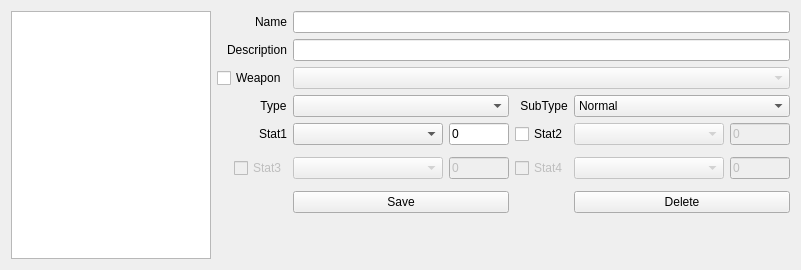
      <widget class="QWidget" name="tab_2">
       <attribute name="title">
        <string>Edit Mods</string>
       </attribute>
       <layout class="QGridLayout" name="gridLayout_4">
        <item row="6" column="3">
         <widget class="QLineEdit" name="mod_val3">
          <property name="enabled">
           <bool>false</bool>
          </property>
          <property name="minimumSize">
           <size>
            <width>60</width>
            <height>0</height>
           </size>
          </property>
          <property name="maximumSize">
           <size>
            <width>50</width>
            <height>16777215</height>
           </size>
          </property>
          <property name="text">
           <string>0</string>
          </property>
         </widget>
        </item>
        <item row="3" column="1" alignment="Qt::AlignRight">
         <widget class="QLabel" name="label_15">
          <property name="text">
           <string>Type</string>
          </property>
          <property name="alignment">
           <set>Qt::AlignCenter</set>
          </property>
         </widget>
        </item>
        <item row="6" column="1" alignment="Qt::AlignRight">
         <widget class="QCheckBox" name="mod_ena3">
          <property name="enabled">
           <bool>false</bool>
          </property>
          <property name="text">
           <string>Stat3</string>
          </property>
         </widget>
        </item>
        <item row="0" column="2" colspan="5">
         <widget class="QLineEdit" name="mod_name"/>
        </item>
        <item row="6" column="5">
         <widget class="QComboBox" name="mod_stat4">
          <property name="enabled">
           <bool>false</bool>
          </property>
          <property name="minimumSize">
           <size>
            <width>0</width>
            <height>0</height>
           </size>
          </property>
         </widget>
        </item>
        <item row="0" column="1" alignment="Qt::AlignRight">
         <widget class="QLabel" name="label_14">
          <property name="text">
           <string>Name</string>
          </property>
          <property name="alignment">
           <set>Qt::AlignCenter</set>
          </property>
         </widget>
        </item>
        <item row="4" column="3">
         <widget class="QLineEdit" name="mod_val1">
          <property name="minimumSize">
           <size>
            <width>60</width>
            <height>0</height>
           </size>
          </property>
          <property name="maximumSize">
           <size>
            <width>50</width>
            <height>16777215</height>
           </size>
          </property>
          <property name="text">
           <string>0</string>
          </property>
         </widget>
        </item>
        <item row="6" column="2">
         <widget class="QComboBox" name="mod_stat3">
          <property name="enabled">
           <bool>false</bool>
          </property>
          <property name="minimumSize">
           <size>
            <width>0</width>
            <height>0</height>
           </size>
          </property>
         </widget>
        </item>
        <item row="4" column="1" alignment="Qt::AlignRight">
         <widget class="QLabel" name="label_17">
          <property name="text">
           <string>Stat1</string>
          </property>
          <property name="alignment">
           <set>Qt::AlignCenter</set>
          </property>
         </widget>
        </item>
        <item row="0" column="0" rowspan="10">
         <widget class="QListWidget" name="mod_list">
          <property name="minimumSize">
           <size>
            <width>200</width>
            <height>0</height>
           </size>
          </property>
          <property name="maximumSize">
           <size>
            <width>200</width>
            <height>16777215</height>
           </size>
          </property>
          <property name="sortingEnabled">
           <bool>true</bool>
          </property>
         </widget>
        </item>
        <item row="2" column="1" alignment="Qt::AlignRight">
         <widget class="QCheckBox" name="mod_weapon">
          <property name="text">
           <string>Weapon</string>
          </property>
         </widget>
        </item>
        <item row="4" column="2">
         <widget class="QComboBox" name="mod_stat1">
          <property name="minimumSize">
           <size>
            <width>150</width>
            <height>0</height>
           </size>
          </property>
         </widget>
        </item>
        <item row="4" column="4" alignment="Qt::AlignRight">
         <widget class="QCheckBox" name="mod_ena2">
          <property name="text">
           <string>Stat2</string>
          </property>
         </widget>
        </item>
        <item row="9" column="1">
         <spacer name="verticalSpacer_2">
          <property name="orientation">
           <enum>Qt::Vertical</enum>
          </property>
          <property name="sizeHint" stdset="0">
           <size>
            <width>20</width>
            <height>40</height>
           </size>
          </property>
         </spacer>
        </item>
        <item row="4" column="5">
         <widget class="QComboBox" name="mod_stat2">
          <property name="enabled">
           <bool>false</bool>
          </property>
          <property name="minimumSize">
           <size>
            <width>150</width>
            <height>0</height>
           </size>
          </property>
         </widget>
        </item>
        <item row="4" column="6">
         <widget class="QLineEdit" name="mod_val2">
          <property name="enabled">
           <bool>false</bool>
          </property>
          <property name="minimumSize">
           <size>
            <width>60</width>
            <height>0</height>
           </size>
          </property>
          <property name="maximumSize">
           <size>
            <width>50</width>
            <height>16777215</height>
           </size>
          </property>
          <property name="text">
           <string>0</string>
          </property>
         </widget>
        </item>
        <item row="6" column="4" alignment="Qt::AlignRight">
         <widget class="QCheckBox" name="mod_ena4">
          <property name="enabled">
           <bool>false</bool>
          </property>
          <property name="text">
           <string>Stat4</string>
          </property>
         </widget>
        </item>
        <item row="3" column="2" colspan="2">
         <widget class="QComboBox" name="mod_type">
          <property name="minimumSize">
           <size>
            <width>0</width>
            <height>0</height>
           </size>
          </property>
         </widget>
        </item>
        <item row="2" column="2" colspan="5">
         <widget class="QComboBox" name="mod_exact_weapon">
          <property name="enabled">
           <bool>false</bool>
          </property>
          <property name="insertPolicy">
           <enum>QComboBox::InsertAlphabetically</enum>
          </property>
         </widget>
        </item>
        <item row="6" column="6">
         <widget class="QLineEdit" name="mod_val4">
          <property name="enabled">
           <bool>false</bool>
          </property>
          <property name="minimumSize">
           <size>
            <width>60</width>
            <height>0</height>
           </size>
          </property>
          <property name="maximumSize">
           <size>
            <width>50</width>
            <height>16777215</height>
           </size>
          </property>
          <property name="text">
           <string>0</string>
          </property>
         </widget>
        </item>
        <item row="3" column="5" colspan="2">
         <widget class="QComboBox" name="mod_subtype">
          <item>
           <property name="text">
            <string>Normal</string>
           </property>
          </item>
         </widget>
        </item>
        <item row="3" column="4" alignment="Qt::AlignRight">
         <widget class="QLabel" name="label_16">
          <property name="text">
           <string>SubType</string>
          </property>
          <property name="alignment">
           <set>Qt::AlignCenter</set>
          </property>
         </widget>
        </item>
        <item row="1" column="2" colspan="5">
         <widget class="QLineEdit" name="mod_desc"/>
        </item>
        <item row="8" column="2" colspan="2">
         <widget class="QPushButton" name="mod_save">
          <property name="text">
           <string>Save</string>
          </property>
         </widget>
        </item>
        <item row="8" column="5" colspan="2">
         <widget class="QPushButton" name="mod_delete">
          <property name="text">
           <string>Delete</string>
          </property>
         </widget>
        </item>
        <item row="1" column="1" alignment="Qt::AlignRight">
         <widget class="QLabel" name="label_36">
          <property name="text">
           <string>Description</string>
          </property>
          <property name="alignment">
           <set>Qt::AlignCenter</set>
          </property>
         </widget>
        </item>
       </layout>
      </widget>
